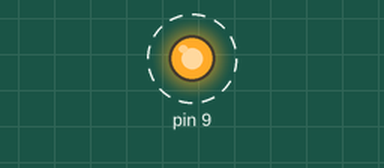
Recording of a sketch running on a simulated Arduino Uno, built with avr-gcc and run on an emulated ATmega328P. On the bench: output pins drawn as LEDs (lit = HIGH). Dashed ring = blinking. Not simulated (calls return 0 or success): arduino_secrets.h.

Above: at 0.5 s.
Timing chart, 0 to 4.6 s (numbered marks = the images above):
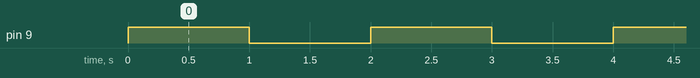

Measured:
- by itself, pin 9: alternates HIGH for 1.0 s and LOW for 1.0 s

The sketch:

new_sketch_1721919912312.ino
```cpp
#include "arduino_secrets.h"

/*

*/

void setup() {
    pinMode(9, OUTPUT);
    pinMode(13, INPUT);
}

void loop() {
    digitalWrite(9, HIGH);
    digitalWrite(13, LOW);
    delay(1000);
    digitalWrite(9, LOW);
    digitalWrite(13, HIGH);
    delay(1000);
}
```
